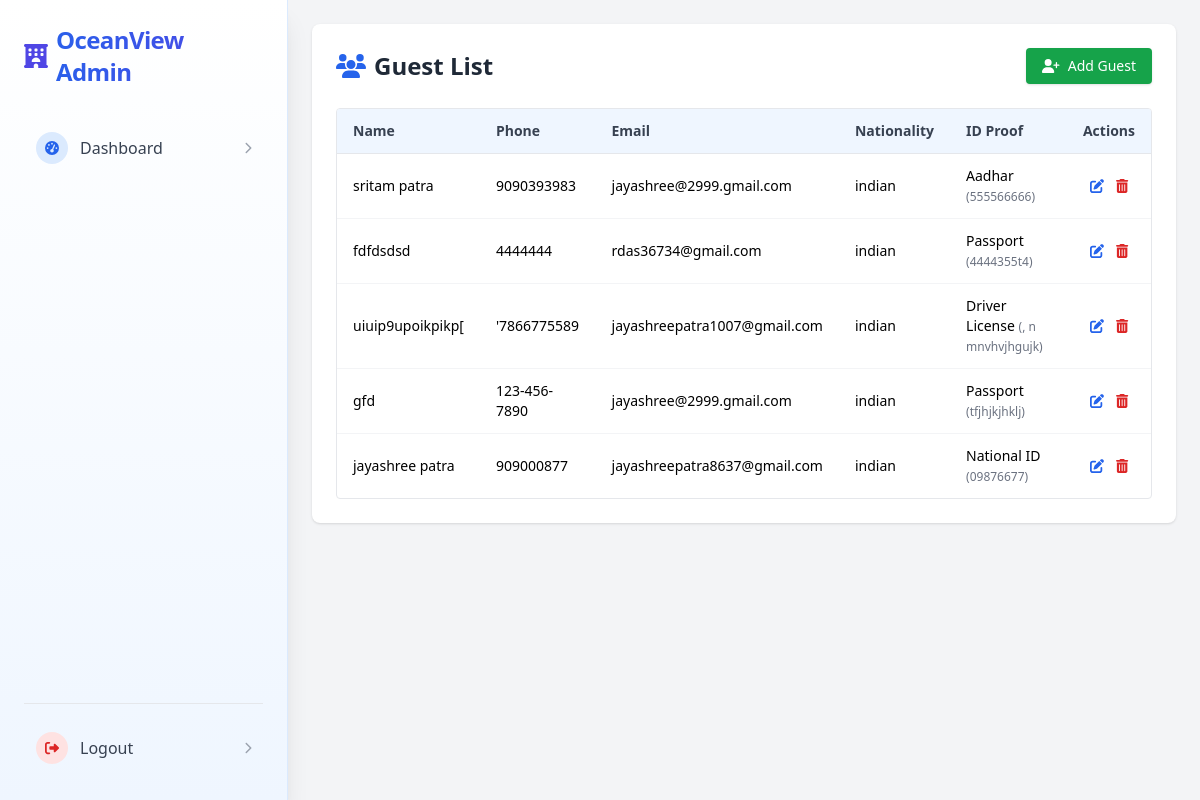
The page /guests.php (signed in) on the database its author committed.
### tables this page shows
CREATE TABLE `guests` (
  `guest_id` int(11) NOT NULL,
  `name` varchar(100) DEFAULT NULL,
  `phone` varchar(15) DEFAULT NULL,
  `email` varchar(100) DEFAULT NULL,
  `id_proof_type` varchar(50) DEFAULT NULL,
  `id_proof_number` varchar(100) DEFAULT NULL,
  `id_proof_file` varchar(255) DEFAULT NULL,
  `address` text DEFAULT NULL,
  `nationality` varchar(50) DEFAULT NULL,
  `created_at` timestamp NOT NULL DEFAULT current_timestamp()
);

### guests.php (the view, shortened to what this page needs)
<?php
$host = 'localhost';
$db = 'hotelsystem';
$user = 'root';
$pass = '';
try {
    $pdo = new PDO("mysql:host=$host;dbname=$db", $user, $pass);
    $pdo->setAttribute(PDO::ATTR_ERRMODE, PDO::ERRMODE_EXCEPTION);
    $stmt = $pdo->query("SELECT * FROM guests ORDER BY created_at DESC");
    $guests = $stmt->fetchAll(PDO::FETCH_ASSOC);
} catch (PDOException $e) {
    die("Database error: " . $e->getMessage());
}
?>
<!DOCTYPE html>
<html lang="en">
<head>
    <script src="https://cdn.tailwindcss.com"></script>
</head>
<body class="bg-gray-100 min-h-screen flex">
    <?php include 'sidebar.php'; ?>
    <main class="flex-1 p-6">
        <div class="max-w-7xl mx-auto bg-white rounded-lg shadow p-6">
            <div class="flex justify-between items-center mb-6">
                <h1 class="text-2xl font-bold text-gray-800"><i class="fas fa-users mr-2 text-blue-600"></i>Guest List</h1>
                <a href="add_guest.php" class="bg-green-600 hover:bg-green-700 text-white px-4 py-2 rounded shadow text-sm flex items-center gap-2">
                    <i class="fas fa-user-plus"></i> Add Guest
                </a>
            </div>
            <div class="overflow-x-auto rounded border border-gray-200">
                <table class="min-w-full divide-y divide-gray-200 text-sm text-left">
                    <thead class="bg-blue-50 text-gray-700 font-semibold">
                        <tr>
                            <th class="px-4 py-3">Name</th>
                            <th class="px-4 py-3">Phone</th>
                            <th class="px-4 py-3">Email</th>
                            <th class="px-4 py-3">Nationality</th>
                            <th class="px-4 py-3">ID Proof</th>
                            <th class="px-4 py-3 text-center">Actions</th>
                        </tr>
                    </thead>
                    <tbody class="divide-y divide-gray-100">
                        <?php if (!empty($guests)): ?>
                            <?php foreach ($guests as $guest): ?>
                                <tr class="hover:bg-gray-50">
                                    <td class="px-4 py-3"><?= htmlspecialchars($guest['name']) ?></td>
                                    <td class="px-4 py-3"><?= htmlspecialchars($guest['phone']) ?></td>
                                    <td class="px-4 py-3"><?= htmlspecialchars($guest['email']) ?></td>
                                    <td class="px-4 py-3"><?= htmlspecialchars($guest['nationality']) ?></td>
                                    <td class="px-4 py-3">
                                        <?= htmlspecialchars($guest['id_proof_type']) ?>
                                        <br class="md:hidden"/>
                                        <span class="text-xs text-gray-500">(<?= htmlspecialchars($guest['id_proof_number']) ?>)</span>
                                    </td>
                                    <td class="px-4 py-3 text-center space-x-2">
                                        <a href="edit_guest.php?id=<?= $guest['guest_id'] ?>" class="text-blue-600 hover:underline">
                                            <i class="fas fa-edit"></i>
                                        </a>
                                        <a href="delete_guest.php?id=<?= $guest['guest_id'] ?>" onclick="return confirm('Delete this guest?')" class="text-red-600 hover:underline">
                                            <i class="fas fa-trash-alt"></i>
                                        </a>
                                    </td>
                                </tr>
                            <?php endforeach; ?>
                        <?php else: ?>
                            <tr>
                                <td colspan="6" class="text-center px-4 py-6 text-gray-500">No guests found.</td>
                            </tr>
                        <?php endif; ?>
                    </tbody>
                </table>
            </div>
        </div>
    </main>
</body>
</html>

### rows shown on the page
guests: name "sritam patra", phone "9090393983", email "jayashree@2999.gmail.com", nationality "indian", id_proof_type "Aadhar", id_proof_number "555566666"
guests: name "fdfdsdsd", phone "4444444", email "rdas36734@gmail.com", nationality "indian", id_proof_type "Passport", id_proof_number "4444355t4"
guests: name "uiuip9upoikpikp[", phone "'7866775589", email "jayashreepatra1007@gmail.com", nationality "indian", id_proof_type "Driver License", id_proof_number ", n mnvhvjhgujk"
guests: name "gfd", phone "123-456-7890", email "jayashree@2999.gmail.com", nationality "indian", id_proof_type "Passport", id_proof_number "tfjhjkjhklj"
guests: name "jayashree patra", phone "909000877", email "jayashreepatra8637@gmail.com", nationality "indian", id_proof_type "National ID", id_proof_number "09876677"
